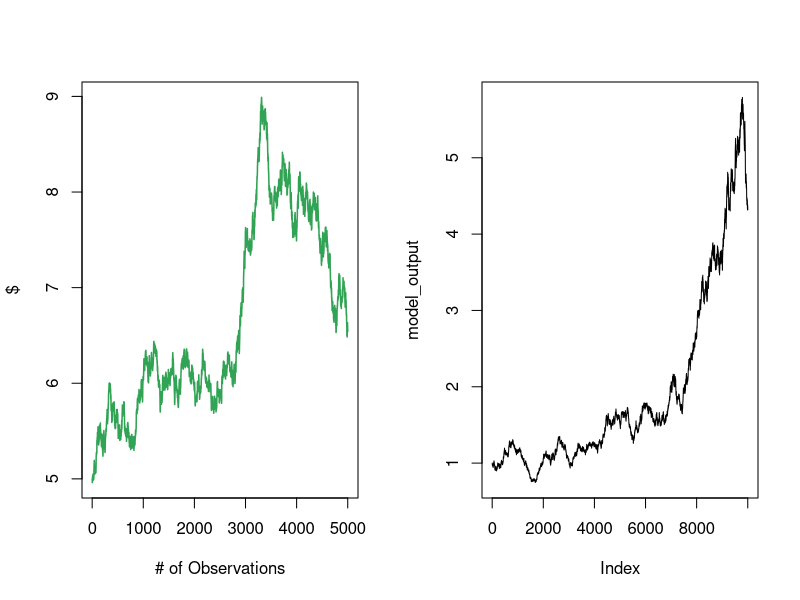

This figure's R source:
rm(list = ls(all = TRUE))


# Functional Method -------------------------------------------------------
gbm_function <- function(x, omega, mu, sigma, n) {
  # Geometric Brownian Motion:
  # x     = initial value of the process at t0
  # alpha = start time
  # omega = final time
  # mu    = rate of return (drift)
  # sigma = volatility
  # n     = number of intervals in which to split [t0, t1]
  dt  <- omega/n
  t   <- seq(0, omega, length = n + 1)
  bm  <- ts(cumsum(c(0, rnorm(n) * sqrt(dt))), start = 0, deltat = dt)
  gbm <- x * exp((mu - sigma ^ 2 / 2) * time(bm) + sigma * as.numeric(bm))
  out <- ts(gbm, start = 0, deltat = deltat(bm))
}

model1 <- gbm_function(x     = 5, 
                       omega = 1,
                       mu    = 0.09, 
                       sigma = 0.3, 
                       n     = 5000)






# Iterative Method --------------------------------------------------------
gbm_f <- function(t0, t1, mu, sigma, n){
  # Geometric Brownian Motion:
  # t0    = initial value of the process at t0
  # t1    = final time
  # mu    = expected annual rate of return (drift)
  # sigma = expected annual variation
  # n     = number of intervals in which to split [t0, t1]
  dt  <- t1/n
  out <- NULL
  for (i in 1:n) {
    out[1] <- t0
    out[i + 1] <- out[i] * exp((mu - 0.5 * sigma ^ 2) * dt + 
                                 sigma * sqrt(dt) * rnorm(n = 1))
  }
  out
}

model_output <- gbm_f(t0 = 1, 
                      t1 = 5, 
                      mu = 0.0927, 
                      sigma = 0.30, 
                      n = 10000)




# Plot each method --------------------------------------------------------
par(mfrow=c(1, 2))
plot(x    = seq(1, length(model1), by = 1),
     y    = model1, 
     type = "l",
     lwd  = 1.5,
     col  = "#31a354",
     ylab = "$",
     xlab = "# of Observations")

plot(model_output, type = "l")

